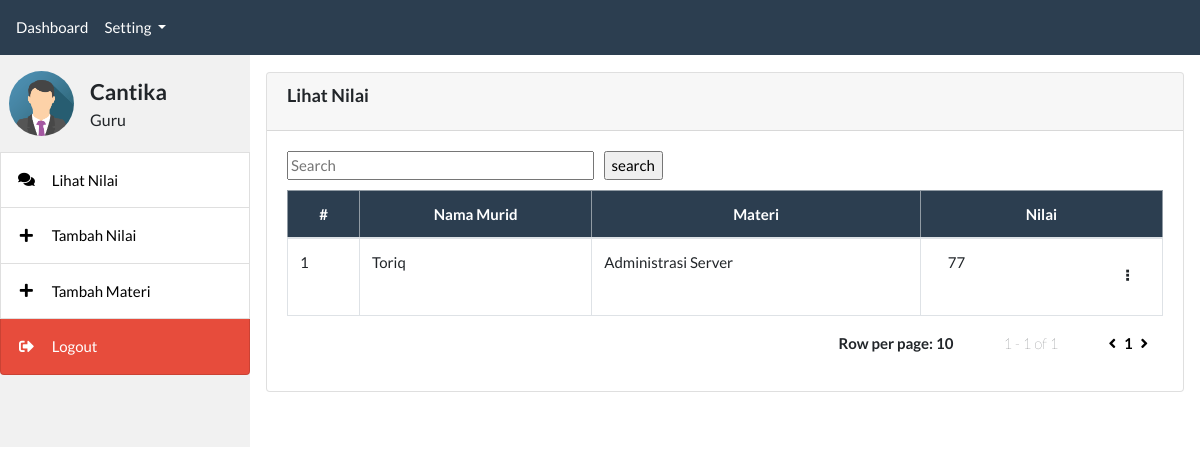
Page /guru/halaman_index.php (signed in) on the committed database.
### tables this page shows
CREATE TABLE `nilai_siswa` (
  `id` int(11) NOT NULL,
  `id_user` varchar(3) NOT NULL,
  `id_materi` varchar(3) NOT NULL,
  `nilai` varchar(3) NOT NULL
);

CREATE TABLE `user` (
  `id` int(11) NOT NULL,
  `name` varchar(255) NOT NULL,
  `username` varchar(255) NOT NULL,
  `password` varchar(255) NOT NULL,
  `level` varchar(20) NOT NULL
);

CREATE TABLE `matapelajaran` (
  `id` int(11) NOT NULL,
  `mapel` varchar(150) NOT NULL,
  `id_guru` varchar(3) NOT NULL
);

### guru/halaman_index.php (the view, shortened to what this page needs)
<?php include 'guru_header.php'; ?>
<?php include 'guru_sidebar.php'; ?>
<div class="content">
	<div class="card mt-3">
		<div class="card-header">
			<h3 class="card-title" style="font-weight: bold;font-size:larger;">Lihat Nilai</h3>
		</div>
		<div class="card-body">
			<div class="Search row" style="margin-bottom: 10px;">
				<div class="container">
					<input type="text" class="float-left" placeholder="Search" id="SearchBox" name="SearchBox" style="width: 35%" autofocus>
					<input type="button" class="float-left" id="SearchButton" name="SearchButton" value="search" onclick="search()" style="margin-left: 10px;">
				</div>
			</div>
			<table class="table table-bordered table-hover" id="table-master">
				<thead class="text-center table-primary">
					<tr>
						<th>#</th>
						<th class="w-35">Nama Murid</th>
						<th class="w-30">Materi</th>
						<th class="w-35">Nilai</th>
					</tr>
				</thead>
				<tbody>
					<?php
					include '../koneksi.php';
					if (!empty($_GET['pencarian'])) {
						$pencarian = filter_input(INPUT_GET, 'pencarian', FILTER_SANITIZE_ADD_SLASHES);
						$SqlQuery = "SELECT ns.id, u.name, ns.nilai, mp.mapel FROM nilai_siswa AS ns
						LEFT JOIN user AS u ON ns.id_user = u.id
						LEFT JOIN matapelajaran AS mp ON ns.id_materi = mp.id
                        LEFT JOIN user AS u2 ON mp.id_guru = u2.id
						WHERE u.name LIKE '%" . $pencarian . "%'";
					} else {
						$SqlQuery = "SELECT ns.id, u.name, ns.nilai, mp.mapel FROM nilai_siswa AS ns
						LEFT JOIN user AS u ON ns.id_user = u.id
						LEFT JOIN matapelajaran AS mp ON ns.id_materi = mp.id
                        LEFT JOIN user AS u2 ON mp.id_guru = u2.id
						WHERE u2.id = " . $_SESSION['id'] . "";
					}
					$data = mysqli_query($koneksi, $SqlQuery);
					$totalData = mysqli_num_rows($data);
					$halaman = 10;
					$page = isset($_GET["halaman"]) ? (int)$_GET["halaman"] : 1;
					$pages = ceil($totalData / $halaman);
					$mulai = ($page > 1) ? ($page * $halaman) - $halaman : 0;
					$no = $mulai + 1;
					$dataPagination = mysqli_query($koneksi, $SqlQuery . " LIMIT $mulai, $halaman");
					while ($d = mysqli_fetch_assoc($dataPagination)) {
					?>
						<tr>
							<td><?= $no++; ?></td>
							<td><?= $d['name']; ?></td>
							<td><?= $d['mapel']; ?></td>
							<td>
								<div class="container" style="display: float;">
									<div class="row">
										<div class="col-md-11" id="uplink">
											<p class="float-left"><?php echo $d['nilai'] ?></p>
										</div>
										<div class="col" id="3-dot-menu">
											<p class="context-menu float-right" data-container-id="context-menu-items" name="uplink" value="<?php echo $d["id"] ?>" location="<?php echo $page ?>" style=" margin-top: -25px; font-weight:bold; cursor: pointer; cursor: hand;">&#10247;</p>
										</div>
									</div>
								</div>
							</td>
						</tr>
					<?php } ?>
				</tbody>
			</table>
			<div class="container">
				<div class="float-right">
					<p class="float-left" style="font-weight: bold; margin-right: 50px;">Row per page: <?php echo $halaman ?></p>
					<p class="float-left" style="font-weight:lighter; margin-right: 50px;">
						<?php echo $page ?> - <?php echo $pages ?>
						of <?php echo $totalData ?>
					</p>
					<a href=<?php
							if ($page > 1) {
								echo "halaman_index.php?halaman=" . ($page - 1);
							} else {
								echo "halaman_index.php?halaman=1";
							}
							?> style=" color: black; margin-right: 5px;"><i class="fa fa-angle-left" aria-hidden="true"></i></a>
					<?php for ($i = 1; $i <= $pages; $i++) {
						if ($i == $page) { ?>
							<a href="?halaman=<?php echo $i; ?>" style="font-weight: bold; color: black"><?php echo $i; ?></a>
						<?php } else { ?>
							<a href="?halaman=<?php echo $i; ?>" style="font-weight: lighter; color: rgba(0, 0, 0, 0.7)"><?php echo $i; ?></a>
					<?php }
					} ?>
					<a href=<?php
							if ($page < $pages) {
								echo "halaman_index.php?halaman=" . ($page + 1);
							} else {
								echo "halaman_index.php?halaman=" . $pages;
							}
							?> style="color: black; margin-left: 5px;"><i class="fa fa-angle-right" aria-hidden="true"></i></a>
				</div>
			</div>
		</div>
	</div>
</div>
<?php include 'guru_footer.php'; ?>

### assets/css/all.css (style rules this page uses)
.fa, .fas, .far, .fal, .fad, .fab { -moz-osx-font-smoothing: grayscale; -webkit-font-smoothing: antialiased; display: inline-block; font-style: normal; font-variant: normal; text-rendering: auto; line-height: 1; }
.fa-angle-left:before { content: "\f104"; }
.fa-angle-right:before { content: "\f105"; }

### guru/guru_sidebar.php (style rules this page uses)
body { position: relative; height: 100%; width: 100%; font-family: "Lato", sans-serif; }
div.content { margin-left: 250px; padding: 1px 16px; }

### rows in the picture
nilai_siswa: id_user.name "Toriq", matapelajaran.mapel "Administrasi Server", nilai "77", $d["id"] 8 (drawn)

### other values in the picture
$_SESSION['name'] "Cantika"
$_SESSION['level'] "Guru"
$halaman "10"
$page "1"
$pages "1"
$totalData "1"
